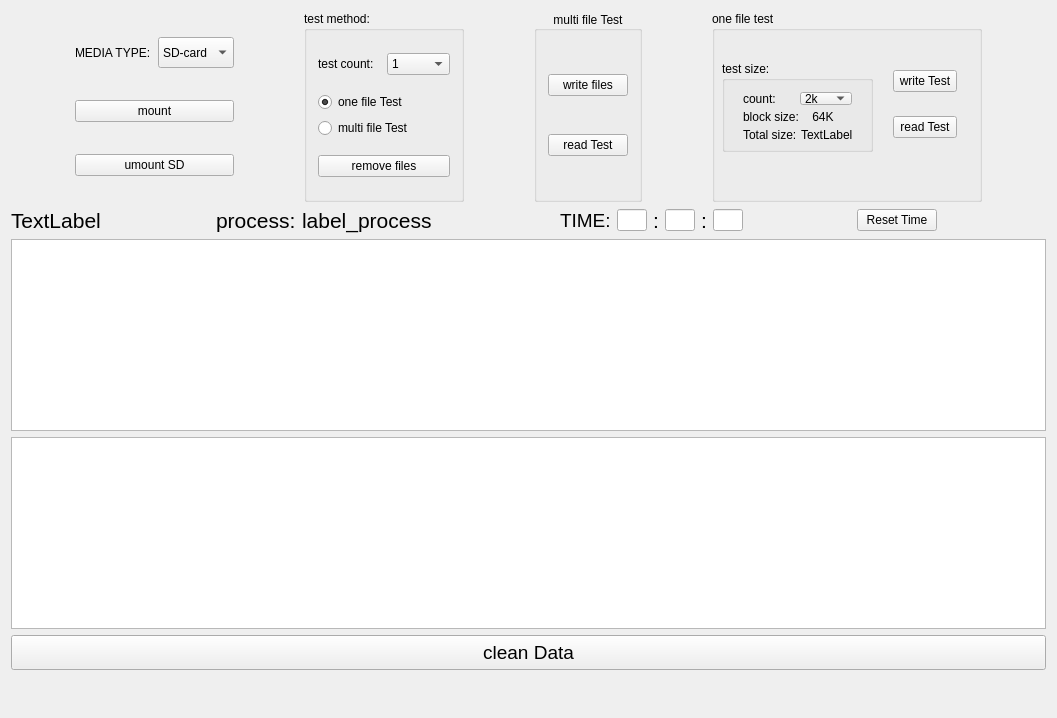
<?xml version="1.0" encoding="UTF-8"?>
<ui version="4.0">
 <class>Udisk</class>
 <widget class="QWidget" name="Udisk">
  <property name="geometry">
   <rect>
    <x>0</x>
    <y>0</y>
    <width>1057</width>
    <height>718</height>
   </rect>
  </property>
  <property name="windowTitle">
   <string>MainWindow</string>
  </property>
  <layout class="QVBoxLayout" name="verticalLayout_7">
   <item>
    <layout class="QHBoxLayout" name="horizontalLayout_2">
     <item>
      <spacer name="horizontalSpacer_5">
       <property name="orientation">
        <enum>Qt::Horizontal</enum>
       </property>
       <property name="sizeHint" stdset="0">
        <size>
         <width>40</width>
         <height>20</height>
        </size>
       </property>
      </spacer>
     </item>
     <item>
      <layout class="QVBoxLayout" name="verticalLayout_2">
       <item>
        <spacer name="verticalSpacer_4">
         <property name="orientation">
          <enum>Qt::Vertical</enum>
         </property>
         <property name="sizeHint" stdset="0">
          <size>
           <width>20</width>
           <height>18</height>
          </size>
         </property>
        </spacer>
       </item>
       <item>
        <layout class="QHBoxLayout" name="horizontalLayout_4">
         <item>
          <widget class="QLabel" name="label_3">
           <property name="text">
            <string>MEDIA TYPE:</string>
           </property>
          </widget>
         </item>
         <item>
          <widget class="QComboBox" name="comboBox_type">
           <property name="sizePolicy">
            <sizepolicy hsizetype="Preferred" vsizetype="Minimum">
             <horstretch>0</horstretch>
             <verstretch>0</verstretch>
            </sizepolicy>
           </property>
           <property name="minimumSize">
            <size>
             <width>0</width>
             <height>31</height>
            </size>
           </property>
           <property name="font">
            <font>
             <pointsize>9</pointsize>
            </font>
           </property>
           <item>
            <property name="text">
             <string>SD-card</string>
            </property>
           </item>
           <item>
            <property name="text">
             <string>USB</string>
            </property>
           </item>
           <item>
            <property name="text">
             <string>eMMC</string>
            </property>
           </item>
          </widget>
         </item>
        </layout>
       </item>
       <item>
        <spacer name="verticalSpacer_3">
         <property name="orientation">
          <enum>Qt::Vertical</enum>
         </property>
         <property name="sizeHint" stdset="0">
          <size>
           <width>159</width>
           <height>14</height>
          </size>
         </property>
        </spacer>
       </item>
       <item>
        <widget class="QPushButton" name="detectButton">
         <property name="font">
          <font>
           <pointsize>9</pointsize>
          </font>
         </property>
         <property name="text">
          <string>mount</string>
         </property>
        </widget>
       </item>
       <item>
        <spacer name="verticalSpacer_2">
         <property name="orientation">
          <enum>Qt::Vertical</enum>
         </property>
         <property name="sizeHint" stdset="0">
          <size>
           <width>20</width>
           <height>18</height>
          </size>
         </property>
        </spacer>
       </item>
       <item>
        <widget class="QPushButton" name="umountButton">
         <property name="font">
          <font>
           <pointsize>9</pointsize>
          </font>
         </property>
         <property name="text">
          <string>umount SD</string>
         </property>
        </widget>
       </item>
       <item>
        <spacer name="verticalSpacer">
         <property name="orientation">
          <enum>Qt::Vertical</enum>
         </property>
         <property name="sizeHint" stdset="0">
          <size>
           <width>20</width>
           <height>17</height>
          </size>
         </property>
        </spacer>
       </item>
      </layout>
     </item>
     <item>
      <spacer name="horizontalSpacer">
       <property name="orientation">
        <enum>Qt::Horizontal</enum>
       </property>
       <property name="sizeHint" stdset="0">
        <size>
         <width>40</width>
         <height>20</height>
        </size>
       </property>
      </spacer>
     </item>
     <item>
      <widget class="QGroupBox" name="groupBox_testMethod">
       <property name="minimumSize">
        <size>
         <width>160</width>
         <height>0</height>
        </size>
       </property>
       <property name="title">
        <string>test method:</string>
       </property>
       <layout class="QVBoxLayout" name="verticalLayout_6">
        <item>
         <spacer name="verticalSpacer_10">
          <property name="orientation">
           <enum>Qt::Vertical</enum>
          </property>
          <property name="sizeHint" stdset="0">
           <size>
            <width>130</width>
            <height>11</height>
           </size>
          </property>
         </spacer>
        </item>
        <item>
         <layout class="QHBoxLayout" name="horizontalLayout_6">
          <item>
           <widget class="QLabel" name="label_5">
            <property name="text">
             <string>test count:</string>
            </property>
           </widget>
          </item>
          <item>
           <widget class="QComboBox" name="comboBox">
            <item>
             <property name="text">
              <string>1</string>
             </property>
            </item>
            <item>
             <property name="text">
              <string>10</string>
             </property>
            </item>
            <item>
             <property name="text">
              <string>50</string>
             </property>
            </item>
            <item>
             <property name="text">
              <string>100</string>
             </property>
            </item>
            <item>
             <property name="text">
              <string>500</string>
             </property>
            </item>
            <item>
             <property name="text">
              <string>1000</string>
             </property>
            </item>
           </widget>
          </item>
         </layout>
        </item>
        <item>
         <spacer name="verticalSpacer_9">
          <property name="orientation">
           <enum>Qt::Vertical</enum>
          </property>
          <property name="sizeHint" stdset="0">
           <size>
            <width>130</width>
            <height>11</height>
           </size>
          </property>
         </spacer>
        </item>
        <item>
         <layout class="QVBoxLayout" name="verticalLayout_4">
          <item>
           <widget class="QRadioButton" name="radioButton_onefiletest">
            <property name="text">
             <string>one file Test</string>
            </property>
            <property name="checked">
             <bool>true</bool>
            </property>
           </widget>
          </item>
          <item>
           <widget class="QRadioButton" name="radioButton_multifiletest">
            <property name="text">
             <string>multi file Test</string>
            </property>
           </widget>
          </item>
         </layout>
        </item>
        <item>
         <spacer name="verticalSpacer_17">
          <property name="orientation">
           <enum>Qt::Vertical</enum>
          </property>
          <property name="sizeHint" stdset="0">
           <size>
            <width>130</width>
            <height>11</height>
           </size>
          </property>
         </spacer>
        </item>
        <item>
         <widget class="QPushButton" name="pushButton_removefile">
          <property name="text">
           <string>remove files</string>
          </property>
         </widget>
        </item>
        <item>
         <spacer name="verticalSpacer_8">
          <property name="orientation">
           <enum>Qt::Vertical</enum>
          </property>
          <property name="sizeHint" stdset="0">
           <size>
            <width>130</width>
            <height>11</height>
           </size>
          </property>
         </spacer>
        </item>
       </layout>
      </widget>
     </item>
     <item>
      <spacer name="horizontalSpacer_3">
       <property name="orientation">
        <enum>Qt::Horizontal</enum>
       </property>
       <property name="sizeHint" stdset="0">
        <size>
         <width>40</width>
         <height>20</height>
        </size>
       </property>
      </spacer>
     </item>
     <item>
      <widget class="QGroupBox" name="groupBox_multifileSet">
       <property name="title">
        <string>multi file Test</string>
       </property>
       <property name="alignment">
        <set>Qt::AlignCenter</set>
       </property>
       <layout class="QVBoxLayout" name="verticalLayout_5">
        <item>
         <spacer name="verticalSpacer_11">
          <property name="orientation">
           <enum>Qt::Vertical</enum>
          </property>
          <property name="sizeHint" stdset="0">
           <size>
            <width>20</width>
            <height>13</height>
           </size>
          </property>
         </spacer>
        </item>
        <item>
         <widget class="QPushButton" name="pushButton_writefile">
          <property name="text">
           <string>write files</string>
          </property>
         </widget>
        </item>
        <item>
         <spacer name="verticalSpacer_7">
          <property name="orientation">
           <enum>Qt::Vertical</enum>
          </property>
          <property name="sizeHint" stdset="0">
           <size>
            <width>20</width>
            <height>13</height>
           </size>
          </property>
         </spacer>
        </item>
        <item>
         <widget class="QPushButton" name="pushButton_readMulti">
          <property name="text">
           <string>read Test</string>
          </property>
         </widget>
        </item>
        <item>
         <spacer name="verticalSpacer_16">
          <property name="orientation">
           <enum>Qt::Vertical</enum>
          </property>
          <property name="sizeHint" stdset="0">
           <size>
            <width>20</width>
            <height>12</height>
           </size>
          </property>
         </spacer>
        </item>
       </layout>
      </widget>
     </item>
     <item>
      <spacer name="horizontalSpacer_2">
       <property name="orientation">
        <enum>Qt::Horizontal</enum>
       </property>
       <property name="sizeHint" stdset="0">
        <size>
         <width>40</width>
         <height>20</height>
        </size>
       </property>
      </spacer>
     </item>
     <item>
      <widget class="QGroupBox" name="groupBox_onefileSet">
       <property name="minimumSize">
        <size>
         <width>270</width>
         <height>0</height>
        </size>
       </property>
       <property name="title">
        <string>one file test</string>
       </property>
       <widget class="QGroupBox" name="groupBox_4">
        <property name="geometry">
         <rect>
          <x>10</x>
          <y>50</y>
          <width>151</width>
          <height>91</height>
         </rect>
        </property>
        <property name="title">
         <string>test size:</string>
        </property>
        <widget class="QWidget" name="layoutWidget">
         <property name="geometry">
          <rect>
           <x>10</x>
           <y>20</y>
           <width>131</width>
           <height>71</height>
          </rect>
         </property>
         <layout class="QVBoxLayout" name="verticalLayout">
          <item>
           <layout class="QHBoxLayout" name="horizontalLayout">
            <item>
             <widget class="QLabel" name="label_4">
              <property name="text">
               <string>count:</string>
              </property>
             </widget>
            </item>
            <item>
             <widget class="QComboBox" name="comboBox_count">
              <item>
               <property name="text">
                <string>2k</string>
               </property>
              </item>
              <item>
               <property name="text">
                <string>8k</string>
               </property>
              </item>
              <item>
               <property name="text">
                <string>16K</string>
               </property>
              </item>
              <item>
               <property name="text">
                <string>32k</string>
               </property>
              </item>
              <item>
               <property name="text">
                <string>64k</string>
               </property>
              </item>
             </widget>
            </item>
           </layout>
          </item>
          <item>
           <widget class="QLabel" name="label_6">
            <property name="text">
             <string>block size:    64K</string>
            </property>
           </widget>
          </item>
          <item>
           <layout class="QHBoxLayout" name="horizontalLayout_3">
            <item>
             <widget class="QLabel" name="label_7">
              <property name="text">
               <string>Total size:</string>
              </property>
             </widget>
            </item>
            <item>
             <widget class="QLabel" name="label_totalsize">
              <property name="text">
               <string>TextLabel</string>
              </property>
             </widget>
            </item>
           </layout>
          </item>
         </layout>
        </widget>
       </widget>
       <widget class="QWidget" name="layoutWidget">
        <property name="geometry">
         <rect>
          <x>170</x>
          <y>30</y>
          <width>86</width>
          <height>126</height>
         </rect>
        </property>
        <layout class="QVBoxLayout" name="verticalLayout_3">
         <item>
          <spacer name="verticalSpacer_13">
           <property name="orientation">
            <enum>Qt::Vertical</enum>
           </property>
           <property name="sizeHint" stdset="0">
            <size>
             <width>20</width>
             <height>18</height>
            </size>
           </property>
          </spacer>
         </item>
         <item>
          <widget class="QPushButton" name="writeButton">
           <property name="font">
            <font>
             <pointsize>9</pointsize>
            </font>
           </property>
           <property name="text">
            <string>write Test</string>
           </property>
          </widget>
         </item>
         <item>
          <spacer name="verticalSpacer_14">
           <property name="orientation">
            <enum>Qt::Vertical</enum>
           </property>
           <property name="sizeHint" stdset="0">
            <size>
             <width>20</width>
             <height>18</height>
            </size>
           </property>
          </spacer>
         </item>
         <item>
          <widget class="QPushButton" name="readButton">
           <property name="font">
            <font>
             <pointsize>9</pointsize>
            </font>
           </property>
           <property name="text">
            <string>read Test</string>
           </property>
          </widget>
         </item>
         <item>
          <spacer name="verticalSpacer_15">
           <property name="orientation">
            <enum>Qt::Vertical</enum>
           </property>
           <property name="sizeHint" stdset="0">
            <size>
             <width>20</width>
             <height>18</height>
            </size>
           </property>
          </spacer>
         </item>
        </layout>
       </widget>
      </widget>
     </item>
     <item>
      <spacer name="horizontalSpacer_4">
       <property name="orientation">
        <enum>Qt::Horizontal</enum>
       </property>
       <property name="sizeHint" stdset="0">
        <size>
         <width>40</width>
         <height>20</height>
        </size>
       </property>
      </spacer>
     </item>
    </layout>
   </item>
   <item>
    <layout class="QHBoxLayout" name="horizontalLayout_7">
     <item>
      <widget class="QLabel" name="label_fileExplan">
       <property name="font">
        <font>
         <pointsize>16</pointsize>
        </font>
       </property>
       <property name="text">
        <string>TextLabel</string>
       </property>
      </widget>
     </item>
     <item>
      <spacer name="horizontalSpacer_7">
       <property name="orientation">
        <enum>Qt::Horizontal</enum>
       </property>
       <property name="sizeHint" stdset="0">
        <size>
         <width>40</width>
         <height>20</height>
        </size>
       </property>
      </spacer>
     </item>
     <item>
      <widget class="QLabel" name="label_2">
       <property name="font">
        <font>
         <pointsize>16</pointsize>
        </font>
       </property>
       <property name="text">
        <string>&lt;html&gt;&lt;head/&gt;&lt;body&gt;&lt;p&gt;process:&lt;/p&gt;&lt;/body&gt;&lt;/html&gt;</string>
       </property>
      </widget>
     </item>
     <item>
      <widget class="QLabel" name="label_process">
       <property name="font">
        <font>
         <pointsize>16</pointsize>
        </font>
       </property>
       <property name="text">
        <string>label_process</string>
       </property>
      </widget>
     </item>
     <item>
      <widget class="QLabel" name="label_8">
       <property name="text">
        <string/>
       </property>
      </widget>
     </item>
     <item>
      <spacer name="horizontalSpacer_8">
       <property name="orientation">
        <enum>Qt::Horizontal</enum>
       </property>
       <property name="sizeHint" stdset="0">
        <size>
         <width>60</width>
         <height>20</height>
        </size>
       </property>
      </spacer>
     </item>
     <item>
      <layout class="QHBoxLayout" name="horizontalLayout_5">
       <item>
        <widget class="QLabel" name="label_11">
         <property name="font">
          <font>
           <pointsize>14</pointsize>
          </font>
         </property>
         <property name="text">
          <string>TIME:</string>
         </property>
        </widget>
       </item>
       <item>
        <widget class="QLineEdit" name="lineEdit_timerH">
         <property name="maximumSize">
          <size>
           <width>30</width>
           <height>16777215</height>
          </size>
         </property>
        </widget>
       </item>
       <item>
        <widget class="QLabel" name="label_9">
         <property name="font">
          <font>
           <pointsize>16</pointsize>
          </font>
         </property>
         <property name="text">
          <string>:</string>
         </property>
        </widget>
       </item>
       <item>
        <widget class="QLineEdit" name="lineEdit_timerM">
         <property name="maximumSize">
          <size>
           <width>30</width>
           <height>16777215</height>
          </size>
         </property>
        </widget>
       </item>
       <item>
        <widget class="QLabel" name="label_10">
         <property name="font">
          <font>
           <pointsize>16</pointsize>
          </font>
         </property>
         <property name="text">
          <string>:</string>
         </property>
        </widget>
       </item>
       <item>
        <widget class="QLineEdit" name="lineEdit_timerS">
         <property name="maximumSize">
          <size>
           <width>30</width>
           <height>16777215</height>
          </size>
         </property>
         <property name="text">
          <string/>
         </property>
        </widget>
       </item>
      </layout>
     </item>
     <item>
      <spacer name="horizontalSpacer_9">
       <property name="orientation">
        <enum>Qt::Horizontal</enum>
       </property>
       <property name="sizeHint" stdset="0">
        <size>
         <width>60</width>
         <height>20</height>
        </size>
       </property>
      </spacer>
     </item>
     <item>
      <widget class="QPushButton" name="pushButton_resetTimer">
       <property name="text">
        <string>Reset Time</string>
       </property>
      </widget>
     </item>
     <item>
      <spacer name="horizontalSpacer_10">
       <property name="orientation">
        <enum>Qt::Horizontal</enum>
       </property>
       <property name="sizeHint" stdset="0">
        <size>
         <width>60</width>
         <height>20</height>
        </size>
       </property>
      </spacer>
     </item>
    </layout>
   </item>
   <item>
    <widget class="QTreeView" name="showDir"/>
   </item>
   <item>
    <widget class="QTextEdit" name="result"/>
   </item>
   <item>
    <widget class="QPushButton" name="cleanData">
     <property name="sizePolicy">
      <sizepolicy hsizetype="Preferred" vsizetype="Preferred">
       <horstretch>0</horstretch>
       <verstretch>0</verstretch>
      </sizepolicy>
     </property>
     <property name="minimumSize">
      <size>
       <width>0</width>
       <height>35</height>
      </size>
     </property>
     <property name="font">
      <font>
       <pointsize>14</pointsize>
      </font>
     </property>
     <property name="text">
      <string>clean Data</string>
     </property>
    </widget>
   </item>
   <item>
    <spacer name="verticalSpacer_12">
     <property name="orientation">
      <enum>Qt::Vertical</enum>
     </property>
     <property name="sizeHint" stdset="0">
      <size>
       <width>20</width>
       <height>8</height>
      </size>
     </property>
    </spacer>
   </item>
  </layout>
  <zorder>showDir</zorder>
  <zorder>result</zorder>
  <zorder>cleanData</zorder>
  <zorder></zorder>
 </widget>
 <layoutdefault spacing="6" margin="11"/>
 <resources/>
 <connections/>
</ui>
